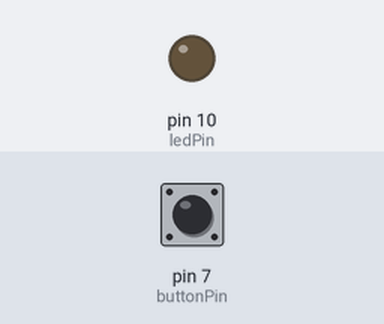
The sketch below on a simulated Arduino Uno, built with avr-gcc and run on an emulated ATmega328P. On the bench: output pins drawn as LEDs (lit = HIGH). The test bench sets the inputs (shaded band); at power-on: pin 7 (buttonPin) LOW.

Above: at 1.2 s.
1.3 s: pin 7 (buttonPin) pulled HIGH for 0.15 s
At 1.7 s:
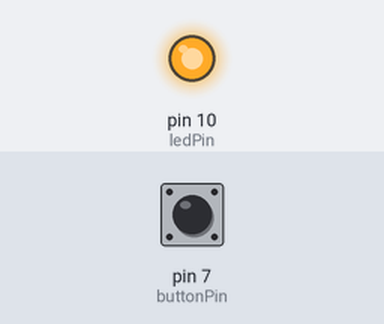
2.9 s: pin 7 (buttonPin) pulled HIGH for 1 s
At 4.2 s:
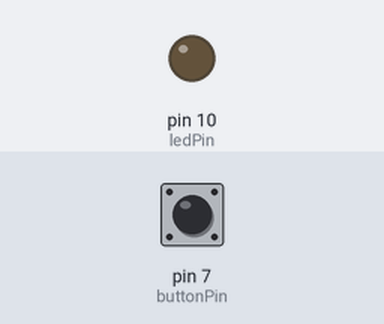
5.4 s: pin 7 (buttonPin) pulled HIGH for 3.2 s
At 8.9 s:
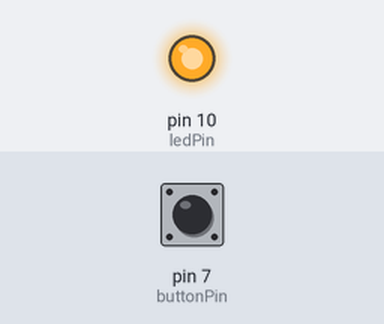
Timing chart, 0 to 10.4 s (numbered marks = the images above; inputs shaded):
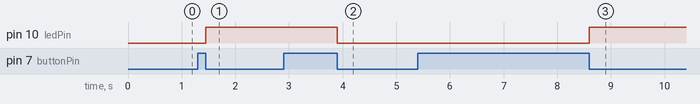

The sketch:

LED_Button_Toggle.ino
```cpp
// constants won't change. set pin numbers:
const int buttonPin = 7;     // the number of the pushbutton pin
const int ledPin =  10;      // the number of the LED pin

// variables will change:
int LedState = 0;         // variable for storing LED status

void setup() {
  // initialize the LED pin as an output:
  pinMode(ledPin, OUTPUT);
  // initialize the pushbutton pin as an input:
  pinMode(buttonPin, INPUT);
}

void loop() {
//  if ( digitalRead(buttonPin) == HIGH ){
//      digitalWrite(ledPin, HIGH);
//  }else digitalWrite(ledPin, LOW);

//  // if the button is pressed or ButtonPin is HIGH
//  // check the LedState and reverse the state
  if ( digitalRead(buttonPin) == HIGH ){
      if (LedState == 1 )LedState = 0;
      else LedState = 1;
      while(digitalRead(buttonPin));// till the button is release wait here;
  }
//
//  // write the current state of LED using digitalWrite
     if (LedState==0)digitalWrite(ledPin, LOW);
     if (LedState==1)digitalWrite(ledPin, HIGH);
}
```

Measured:
- after the input at 1.3 s, pin 10 (ledPin): LOW → HIGH after 0.15 s
- after the input at 2.9 s, pin 10 (ledPin): HIGH → LOW after 1.0 s
- after the input at 5.4 s, pin 10 (ledPin): LOW → HIGH after 3.2 s
